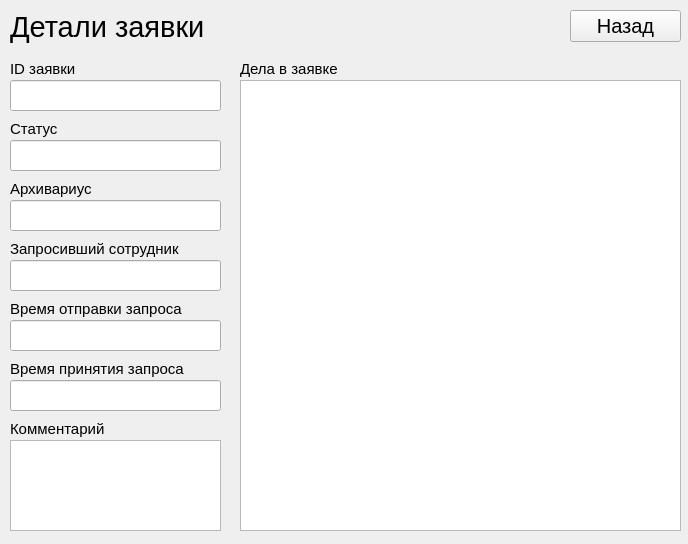
<?xml version="1.0" encoding="UTF-8"?>
<ui version="4.0">
 <class>Form</class>
 <widget class="QWidget" name="Form">
  <property name="geometry">
   <rect>
    <x>0</x>
    <y>0</y>
    <width>688</width>
    <height>544</height>
   </rect>
  </property>
  <property name="windowTitle">
   <string>Детали заявки</string>
  </property>
  <property name="windowIcon">
   <iconset resource="../pdricons.qrc">
    <normaloff>:/icons/Archivist/icon.ico</normaloff>:/icons/Archivist/icon.ico</iconset>
  </property>
  <widget class="QLabel" name="label">
   <property name="geometry">
    <rect>
     <x>10</x>
     <y>10</y>
     <width>241</width>
     <height>35</height>
    </rect>
   </property>
   <property name="text">
    <string>&lt;html&gt;&lt;head/&gt;&lt;body&gt;&lt;p&gt;&lt;span style=&quot; font-size:22pt;&quot;&gt;Детали заявки&lt;/span&gt;&lt;/p&gt;&lt;/body&gt;&lt;/html&gt;</string>
   </property>
  </widget>
  <widget class="QPushButton" name="pushButton">
   <property name="geometry">
    <rect>
     <x>570</x>
     <y>10</y>
     <width>111</width>
     <height>32</height>
    </rect>
   </property>
   <property name="font">
    <font>
     <pointsize>15</pointsize>
    </font>
   </property>
   <property name="text">
    <string>Назад</string>
   </property>
   <property name="icon">
    <iconset resource="../pdricons.qrc">
     <normaloff>:/icons/icons/Рисунок15.png</normaloff>:/icons/icons/Рисунок15.png</iconset>
   </property>
   <property name="iconSize">
    <size>
     <width>20</width>
     <height>20</height>
    </size>
   </property>
  </widget>
  <widget class="QLineEdit" name="lineEdit">
   <property name="geometry">
    <rect>
     <x>10</x>
     <y>80</y>
     <width>211</width>
     <height>31</height>
    </rect>
   </property>
   <property name="font">
    <font>
     <pointsize>12</pointsize>
    </font>
   </property>
   <property name="text">
    <string/>
   </property>
   <property name="readOnly">
    <bool>true</bool>
   </property>
  </widget>
  <widget class="QLabel" name="label_3">
   <property name="geometry">
    <rect>
     <x>10</x>
     <y>60</y>
     <width>113</width>
     <height>18</height>
    </rect>
   </property>
   <property name="font">
    <font>
     <pointsize>11</pointsize>
    </font>
   </property>
   <property name="text">
    <string>ID заявки</string>
   </property>
  </widget>
  <widget class="QLabel" name="label_4">
   <property name="geometry">
    <rect>
     <x>10</x>
     <y>240</y>
     <width>211</width>
     <height>18</height>
    </rect>
   </property>
   <property name="font">
    <font>
     <pointsize>11</pointsize>
    </font>
   </property>
   <property name="text">
    <string>Запросивший сотрудник</string>
   </property>
  </widget>
  <widget class="QLineEdit" name="lineEdit_2">
   <property name="geometry">
    <rect>
     <x>10</x>
     <y>260</y>
     <width>211</width>
     <height>31</height>
    </rect>
   </property>
   <property name="font">
    <font>
     <pointsize>12</pointsize>
    </font>
   </property>
   <property name="text">
    <string/>
   </property>
   <property name="readOnly">
    <bool>true</bool>
   </property>
  </widget>
  <widget class="QLabel" name="label_5">
   <property name="geometry">
    <rect>
     <x>10</x>
     <y>300</y>
     <width>211</width>
     <height>18</height>
    </rect>
   </property>
   <property name="font">
    <font>
     <pointsize>11</pointsize>
    </font>
   </property>
   <property name="text">
    <string>Время отправки запроса</string>
   </property>
  </widget>
  <widget class="QLineEdit" name="lineEdit_3">
   <property name="geometry">
    <rect>
     <x>10</x>
     <y>320</y>
     <width>211</width>
     <height>31</height>
    </rect>
   </property>
   <property name="font">
    <font>
     <pointsize>12</pointsize>
    </font>
   </property>
   <property name="text">
    <string/>
   </property>
   <property name="readOnly">
    <bool>true</bool>
   </property>
  </widget>
  <widget class="QLabel" name="label_7">
   <property name="geometry">
    <rect>
     <x>10</x>
     <y>420</y>
     <width>113</width>
     <height>18</height>
    </rect>
   </property>
   <property name="font">
    <font>
     <pointsize>11</pointsize>
    </font>
   </property>
   <property name="text">
    <string>Комментарий</string>
   </property>
  </widget>
  <widget class="QTextEdit" name="textEdit">
   <property name="geometry">
    <rect>
     <x>10</x>
     <y>440</y>
     <width>211</width>
     <height>91</height>
    </rect>
   </property>
   <property name="readOnly">
    <bool>true</bool>
   </property>
  </widget>
  <widget class="QLabel" name="label_8">
   <property name="geometry">
    <rect>
     <x>240</x>
     <y>60</y>
     <width>113</width>
     <height>18</height>
    </rect>
   </property>
   <property name="font">
    <font>
     <pointsize>11</pointsize>
    </font>
   </property>
   <property name="text">
    <string>Дела в заявке</string>
   </property>
  </widget>
  <widget class="QListWidget" name="listWidget">
   <property name="geometry">
    <rect>
     <x>240</x>
     <y>80</y>
     <width>441</width>
     <height>451</height>
    </rect>
   </property>
   <property name="font">
    <font>
     <pointsize>13</pointsize>
    </font>
   </property>
  </widget>
  <widget class="QLabel" name="label_6">
   <property name="geometry">
    <rect>
     <x>10</x>
     <y>360</y>
     <width>211</width>
     <height>18</height>
    </rect>
   </property>
   <property name="font">
    <font>
     <pointsize>11</pointsize>
    </font>
   </property>
   <property name="text">
    <string>Время принятия запроса</string>
   </property>
  </widget>
  <widget class="QLineEdit" name="lineEdit_4">
   <property name="geometry">
    <rect>
     <x>10</x>
     <y>380</y>
     <width>211</width>
     <height>31</height>
    </rect>
   </property>
   <property name="font">
    <font>
     <pointsize>12</pointsize>
    </font>
   </property>
   <property name="text">
    <string/>
   </property>
   <property name="readOnly">
    <bool>true</bool>
   </property>
  </widget>
  <widget class="QLineEdit" name="lineEdit_5">
   <property name="geometry">
    <rect>
     <x>10</x>
     <y>140</y>
     <width>211</width>
     <height>31</height>
    </rect>
   </property>
   <property name="font">
    <font>
     <pointsize>12</pointsize>
    </font>
   </property>
   <property name="text">
    <string/>
   </property>
   <property name="readOnly">
    <bool>true</bool>
   </property>
  </widget>
  <widget class="QLabel" name="label_9">
   <property name="geometry">
    <rect>
     <x>10</x>
     <y>120</y>
     <width>211</width>
     <height>18</height>
    </rect>
   </property>
   <property name="font">
    <font>
     <pointsize>11</pointsize>
    </font>
   </property>
   <property name="text">
    <string>Статус</string>
   </property>
  </widget>
  <widget class="QLineEdit" name="lineEdit_6">
   <property name="geometry">
    <rect>
     <x>10</x>
     <y>200</y>
     <width>211</width>
     <height>31</height>
    </rect>
   </property>
   <property name="font">
    <font>
     <pointsize>12</pointsize>
    </font>
   </property>
   <property name="text">
    <string/>
   </property>
   <property name="readOnly">
    <bool>true</bool>
   </property>
  </widget>
  <widget class="QLabel" name="label_10">
   <property name="geometry">
    <rect>
     <x>10</x>
     <y>180</y>
     <width>211</width>
     <height>18</height>
    </rect>
   </property>
   <property name="font">
    <font>
     <pointsize>11</pointsize>
    </font>
   </property>
   <property name="text">
    <string>Архивариус</string>
   </property>
  </widget>
 </widget>
 <resources>
  <include location="../pdricons.qrc"/>
 </resources>
 <connections/>
</ui>
